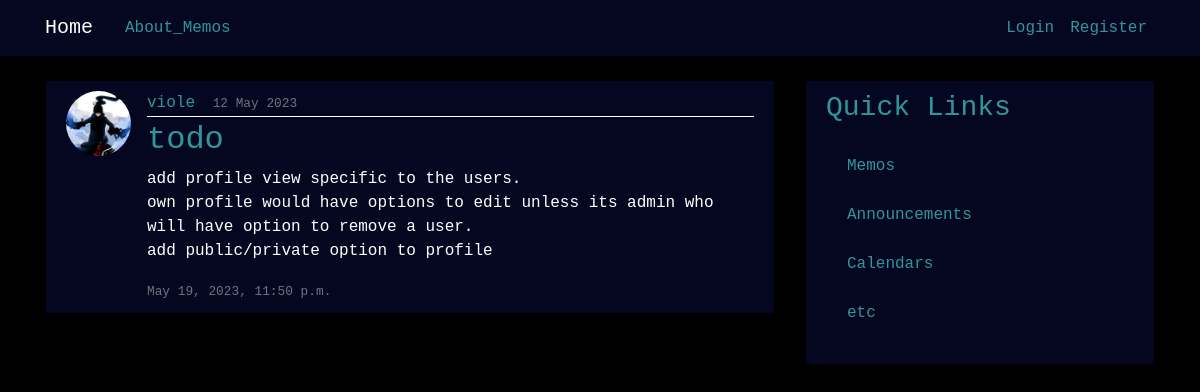
The app's page /memo/post/14/, older data.
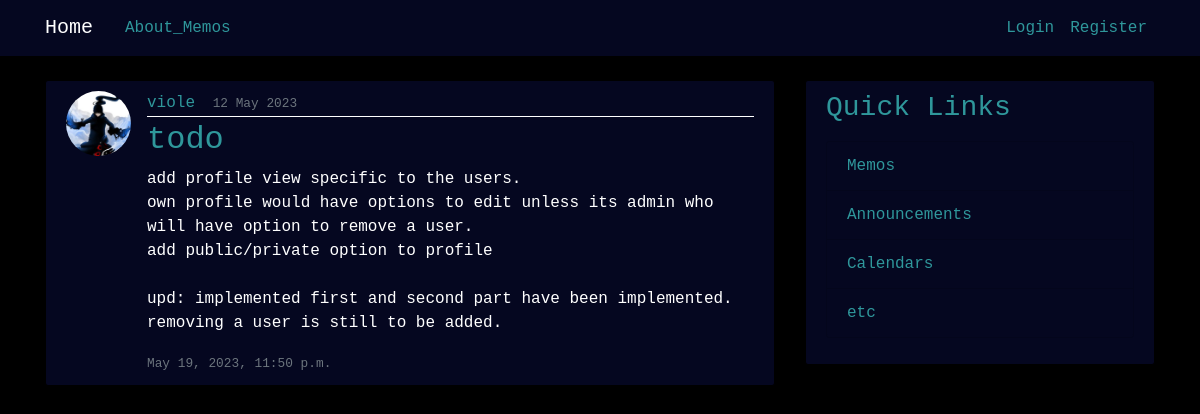
The same page, newer data.
### memo/models.py (models this page shows, shortened)
class Post(models.Model):
    title = models.CharField(max_length=100)
    content = models.TextField()
    date_posted = models.DateTimeField(default=timezone.now)
    date_due = models.DateTimeField()
    author = models.ForeignKey(User, on_delete=models.CASCADE)

### users/models.py (models this page shows, shortened)
class Profile(models.Model):
    user = models.OneToOneField(User, on_delete=models.CASCADE)
    image = models.ImageField(default='default.jpg', upload_to='profile_pics')

### memo/views.py (the view)
# urls.py: path('post/<int:pk>/', PostDetailView.as_view(), name='post-detail'),
class PostDetailView(DetailView):
    model = Post

### memo/templates/memo/post_detail.html (shortened to what this page needs)
{% extends "memo/base.html" %}
{% block content %}
    <article class="media content-section">
        <img class="rounded-circle article-img" src="{{ object.author.profile.image.url }}">
        <div class="media-body">
        <div class="article-metadata">
            <a class="mr-2" href="#">{{ object.author }}</a>
            <small class="text-muted">{{ object.date_posted|date:"d F Y" }}</small>
        </div>
        <h2 class="article-title">{{ object.title }}</h2>
        <p class="article-content">{{ object.content }}</p>
        <small class="text-muted">{{ object.date_due }}</small>
        </div>
    </article>
{% endblock content %}

Row changes from the older to the newer data that the page shows:
changed Post "todo": content "…public/private option to profile" → "…public/private option to profile upd: implemented first and second part have been implemented. removing a user is still to be added."
